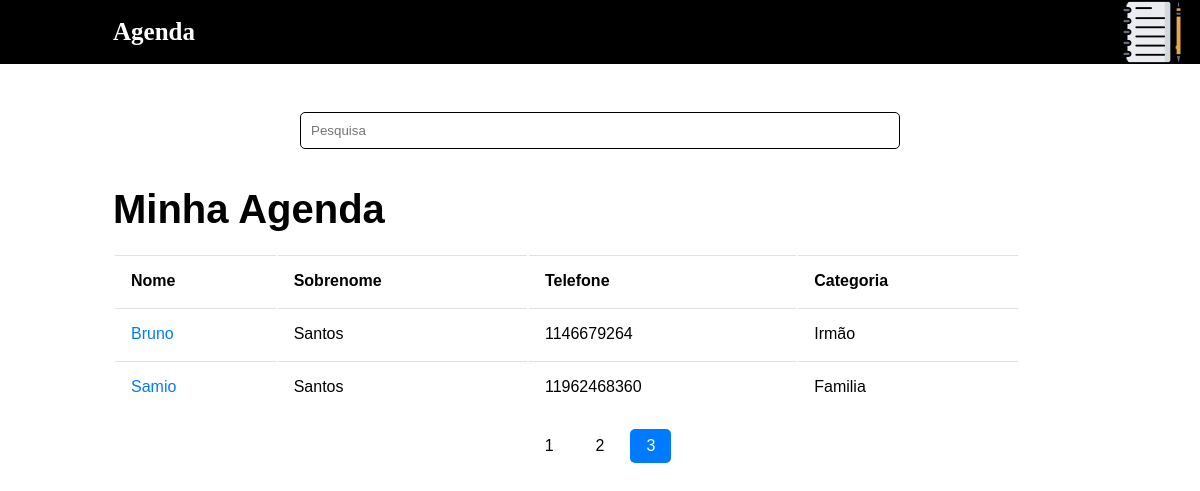
The page /?p=3&termo= on the database its author committed.
### contatos/models.py (models this page shows, shortened)
class Contato(models.Model):
    nome = models.CharField(max_length=35, blank=False, null=False)
    sobrenome = models.CharField(max_length=35, blank=False, null=False)
    telefone = models.CharField(max_length=30, blank=False, null=False)
    email = models.EmailField(max_length=45, blank=True, null=True)
    data_criacao = models.DateTimeField(default=timezone.now)
    descricao = models.TextField(blank=True)
    categoria = models.ForeignKey(Categoria, on_delete=models.DO_NOTHING)
    imagem = models.ImageField(blank=True, upload_to='imagens/')
    mostrar = models.BooleanField(default=True)

class Categoria(models.Model):
    nome = models.CharField(max_length=35, blank=False, null=False)
    def __str__(self):
        return self.nome

### contatos/views.py (the view)
# urls.py: path('', index),
def index(request):
    data = {}
    contatos = Contato.objects.order_by('-id')
    paginator = Paginator(contatos, 5)
    page = request.GET.get('p')
    contatos = paginator.get_page(page)
    data['pessoa'] = contatos
    return render(request, 'contatos/index.html', data)

### templates/contatos/index.html (shortened to what this page needs)
{% load static %}
<!DOCTYPE html>
<html lang="pt-br">
  <head>
    <link rel="stylesheet" href="{% static 'css/index.css' %}" />
    <link rel="stylesheet" href="{% static 'css/menu.css' %}" />
  </head>
  <body>
    <header>
      <h1>
        <a class="title" href="{% url 'index' %}">Agenda</a>
        <img id="img" src="{% static 'img/caderno.png' %}" alt="Logo-agenda">
      </h1>
    </header>
    <main>
      <section>
        <form method="GET" action="{% url 'busca' %}">
          <input type="search" value="{{ request.GET.termo }}" name="termo" placeholder="Pesquisa" />
        </form>
      </section>
      <h2>Minha Agenda</h2>
      <table>
        <tr>
          <th>Nome</th>
          <th>Sobrenome</th>
          <th>Telefone</th>
          <th class="deactivate">Categoria</th>
        </tr>
        {% for contato in pessoa %}
          {% if contato.mostrar %}
            <tr>
              <td>
                <a href="{% url 'contato_detalhe' contato.id %}"
                  >{{ contato.nome }}</a
                >
              </td>
              <td>{{ contato.sobrenome }}</td>
              <td>{{ contato.telefone }}</td>
              <td class="deactivate">{{ contato.categoria }}</td>
            </tr>
          {% endif %}
        {% endfor %}
      </table>
      <ul class="pagination">
        {% for paginas in pessoa.paginator.page_range %}
          {% if pessoa.number == paginas %}
            <li><a class="active" href="?p={{ paginas }}&termo={{ request.GET.termo }}">{{ paginas }}</a></li>
          {% else %}
            <li><a href="?p={{ paginas }}&termo={{ request.GET.termo }}">{{ paginas }}</a></li>
          {% endif %}
        {% endfor %}
      </ul>
    </main>
  </body>
</html>

### files/css/index.css (style rules this page uses)
main { font-family: sans-serif; }
section { font-family: sans-serif; }
form { display: flex; align-items: center; justify-content: center; }
form input { width: 50%; padding: 10px; border: 1px solid black; border-radius: 5px; margin-bottom: 1rem; outline: none; }
h2 { font-size: 40px; line-height: 5.5rem; padding-left: 1.3rem; }
table { padding-left: 1rem; }
tr { text-align: justify; }
a { text-decoration: none; color: #007bff; cursor: pointer; }
td, th { word-wrap: break-word; padding: 1rem; border-top: 1px solid #dee2e6; }
ul.pagination { display: inline-block; padding: 10px; margin: 0; display: flex; align-items: center; justify-content: center; }
ul.pagination li { display: inline; }
ul.pagination li a { color: black; float: left; margin: 5px; padding: 8px 16px; text-decoration: none; border-radius: 5px; }
ul.pagination li a.active { background-color: #007bff; color: white; border-radius: 5px; }
@media (min-width: 600px) { h2, table { padding-left: 113px; } }
@media (min-width: 600px) { table { width: 85%; } }

### files/css/menu.css (style rules this page uses)
* { margin: 0; padding: 0; box-sizing: border-box; }
header { background-color: black; }
h1 { display: flex; align-items: center; justify-content: space-between; font-size: 25px; padding-left: 1rem; margin-right: 1rem; margin-bottom: 3rem; color: white; }
.title { color: white; text-decoration: none; }
@media (min-width: 600px) { h1 { padding-left: 113px; } }

### rows shown on the page
Contato: nome "Bruno", sobrenome "Santos", telefone "1146679264", categoria "Irmão"
Contato: nome "Samio", sobrenome "Santos", telefone "11962468360", categoria "Familia"

### other values the page prints
{{ paginas }} "1" "2"
{{ paginas }} "3"
